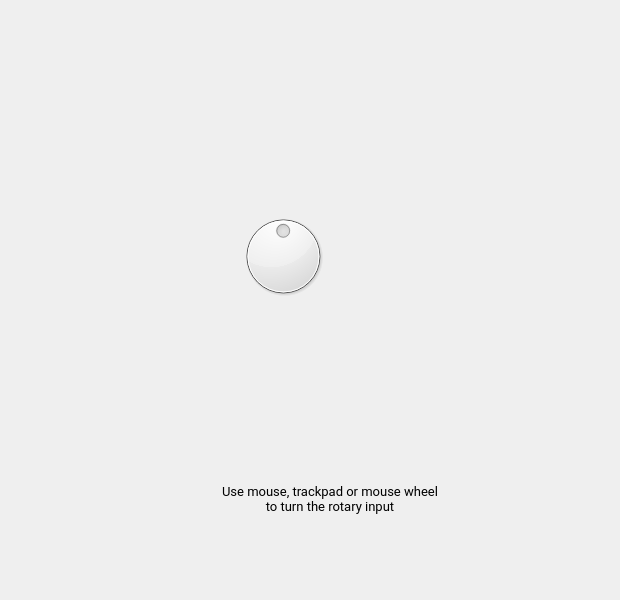
<?xml version="1.0" encoding="UTF-8"?>
<ui version="4.0">
 <class>RotaryInputPage</class>
 <widget class="QWidget" name="RotaryInputPage">
  <property name="geometry">
   <rect>
    <x>0</x>
    <y>0</y>
    <width>620</width>
    <height>600</height>
   </rect>
  </property>
  <property name="windowTitle">
   <string>Rotary input</string>
  </property>
  <layout class="QVBoxLayout" name="verticalLayout">
   <property name="leftMargin">
    <number>190</number>
   </property>
   <property name="topMargin">
    <number>150</number>
   </property>
   <property name="rightMargin">
    <number>150</number>
   </property>
   <property name="bottomMargin">
    <number>85</number>
   </property>
   <item alignment="Qt::AlignHCenter|Qt::AlignTop">
    <widget class="QWidget" name="widget" native="true">
     <property name="sizePolicy">
      <sizepolicy hsizetype="Maximum" vsizetype="Preferred">
       <horstretch>0</horstretch>
       <verstretch>0</verstretch>
      </sizepolicy>
     </property>
     <property name="minimumSize">
      <size>
       <width>185</width>
       <height>211</height>
      </size>
     </property>
     <widget class="QLabel" name="side_on_watch">
      <property name="geometry">
       <rect>
        <x>29</x>
        <y>0</y>
        <width>152</width>
        <height>211</height>
       </rect>
      </property>
      <property name="sizePolicy">
       <sizepolicy hsizetype="Fixed" vsizetype="Fixed">
        <horstretch>0</horstretch>
        <verstretch>0</verstretch>
       </sizepolicy>
      </property>
      <property name="text">
       <string/>
      </property>
      <property name="pixmap">
       <pixmap resource="../resources.qrc">:/light/side_on_watch</pixmap>
      </property>
     </widget>
     <widget class="RotaryInputDial" name="dial">
      <property name="geometry">
       <rect>
        <x>0</x>
        <y>60</y>
        <width>92</width>
        <height>92</height>
       </rect>
      </property>
      <property name="sizePolicy">
       <sizepolicy hsizetype="Fixed" vsizetype="Fixed">
        <horstretch>0</horstretch>
        <verstretch>0</verstretch>
       </sizepolicy>
      </property>
      <property name="maximum">
       <number>359</number>
      </property>
      <property name="singleStep">
       <number>5</number>
      </property>
      <property name="pageStep">
       <number>45</number>
      </property>
      <property name="value">
       <number>180</number>
      </property>
      <property name="invertedControls">
       <bool>true</bool>
      </property>
      <property name="wrapping">
       <bool>true</bool>
      </property>
      <property name="notchesVisible">
       <bool>false</bool>
      </property>
     </widget>
    </widget>
   </item>
   <item alignment="Qt::AlignHCenter|Qt::AlignBottom">
    <widget class="QLabel" name="instructionsLabel">
     <property name="sizePolicy">
      <sizepolicy hsizetype="Preferred" vsizetype="Maximum">
       <horstretch>0</horstretch>
       <verstretch>0</verstretch>
      </sizepolicy>
     </property>
     <property name="minimumSize">
      <size>
       <width>220</width>
       <height>0</height>
      </size>
     </property>
     <property name="maximumSize">
      <size>
       <width>16777215</width>
       <height>16777215</height>
      </size>
     </property>
     <property name="font">
      <font>
       <family>Roboto</family>
       <pointsize>10</pointsize>
      </font>
     </property>
     <property name="text">
      <string>Use mouse, trackpad or mouse wheel to turn the rotary input</string>
     </property>
     <property name="alignment">
      <set>Qt::AlignCenter</set>
     </property>
     <property name="wordWrap">
      <bool>true</bool>
     </property>
     <property name="ColorGroup" stdset="0">
      <string>Instruction</string>
     </property>
    </widget>
   </item>
  </layout>
 </widget>
 <customwidgets>
  <customwidget>
   <class>RotaryInputDial</class>
   <extends>QDial</extends>
   <header>android/skin/qt/extended-pages/rotary-input-dial.h</header>
  </customwidget>
 </customwidgets>
 <resources>
  <include location="../resources.qrc"/>
 </resources>
 <connections/>
</ui>
